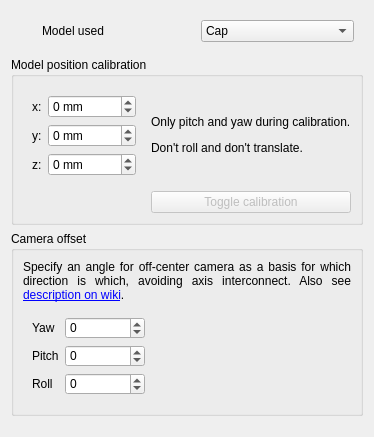
     <widget class="QWidget" name="tab_2">
      <attribute name="title">
       <string>Model</string>
      </attribute>
      <layout class="QVBoxLayout" name="verticalLayout_2">
       <item>
        <widget class="QFrame" name="frame_6">
         <property name="sizePolicy">
          <sizepolicy hsizetype="Preferred" vsizetype="Fixed">
           <horstretch>0</horstretch>
           <verstretch>0</verstretch>
          </sizepolicy>
         </property>
         <property name="styleSheet">
          <string notr="true">QFrame { border: 0; }</string>
         </property>
         <property name="frameShape">
          <enum>QFrame::NoFrame</enum>
         </property>
         <property name="frameShadow">
          <enum>QFrame::Raised</enum>
         </property>
         <property name="lineWidth">
          <number>0</number>
         </property>
         <layout class="QGridLayout" name="gridLayout_17">
          <property name="leftMargin">
           <number>31</number>
          </property>
          <item row="0" column="0">
           <widget class="QLabel" name="label_31">
            <property name="text">
             <string>Model used</string>
            </property>
           </widget>
          </item>
          <item row="0" column="1">
           <widget class="QComboBox" name="model_used">
            <property name="sizeAdjustPolicy">
             <enum>QComboBox::AdjustToMinimumContentsLength</enum>
            </property>
            <property name="iconSize">
             <size>
              <width>32</width>
              <height>32</height>
             </size>
            </property>
            <item>
             <property name="text">
              <string>Cap</string>
             </property>
             <property name="icon">
              <iconset resource="ui-res.qrc">
               <normaloff>:/images/trackhat-hat.png</normaloff>:/images/trackhat-hat.png</iconset>
             </property>
            </item>
            <item>
             <property name="text">
              <string>Clip</string>
             </property>
             <property name="icon">
              <iconset resource="ui-res.qrc">
               <normaloff>:/images/trackhat-clip-right.png</normaloff>:/images/trackhat-clip-right.png</iconset>
             </property>
            </item>
            <item>
             <property name="text">
              <string>Clip left-handed</string>
             </property>
             <property name="icon">
              <iconset resource="ui-res.qrc">
               <normaloff>:/images/trackhat-clip-left.png</normaloff>:/images/trackhat-clip-left.png</iconset>
             </property>
            </item>
           </widget>
          </item>
         </layout>
        </widget>
       </item>
       <item>
        <widget class="QGroupBox" name="groupBox_10">
         <property name="sizePolicy">
          <sizepolicy hsizetype="Preferred" vsizetype="Maximum">
           <horstretch>0</horstretch>
           <verstretch>0</verstretch>
          </sizepolicy>
         </property>
         <property name="title">
          <string>Model position calibration</string>
         </property>
         <layout class="QGridLayout" name="gridLayout_11">
          <item row="0" column="0">
           <widget class="QFrame" name="frame_3">
            <property name="frameShape">
             <enum>QFrame::NoFrame</enum>
            </property>
            <property name="frameShadow">
             <enum>QFrame::Raised</enum>
            </property>
            <layout class="QGridLayout" name="gridLayout_12">
             <item row="0" column="0">
              <widget class="QLabel" name="label_61">
               <property name="sizePolicy">
                <sizepolicy hsizetype="Maximum" vsizetype="Preferred">
                 <horstretch>0</horstretch>
                 <verstretch>0</verstretch>
                </sizepolicy>
               </property>
               <property name="text">
                <string>x:</string>
               </property>
              </widget>
             </item>
             <item row="0" column="1">
              <widget class="QSpinBox" name="tx_spin">
               <property name="suffix">
                <string> mm</string>
               </property>
               <property name="minimum">
                <number>-65535</number>
               </property>
               <property name="maximum">
                <number>65536</number>
               </property>
              </widget>
             </item>
             <item row="1" column="0">
              <widget class="QLabel" name="label_62">
               <property name="sizePolicy">
                <sizepolicy hsizetype="Maximum" vsizetype="Preferred">
                 <horstretch>0</horstretch>
                 <verstretch>0</verstretch>
                </sizepolicy>
               </property>
               <property name="text">
                <string>y:</string>
               </property>
              </widget>
             </item>
             <item row="1" column="1">
              <widget class="QSpinBox" name="ty_spin">
               <property name="suffix">
                <string> mm</string>
               </property>
               <property name="minimum">
                <number>-65535</number>
               </property>
               <property name="maximum">
                <number>65536</number>
               </property>
              </widget>
             </item>
             <item row="2" column="0">
              <widget class="QLabel" name="label_66">
               <property name="sizePolicy">
                <sizepolicy hsizetype="Maximum" vsizetype="Preferred">
                 <horstretch>0</horstretch>
                 <verstretch>0</verstretch>
                </sizepolicy>
               </property>
               <property name="text">
                <string>z:</string>
               </property>
              </widget>
             </item>
             <item row="2" column="1">
              <widget class="QSpinBox" name="tz_spin">
               <property name="suffix">
                <string> mm</string>
               </property>
               <property name="minimum">
                <number>-65535</number>
               </property>
               <property name="maximum">
                <number>65536</number>
               </property>
              </widget>
             </item>
            </layout>
           </widget>
          </item>
          <item row="0" column="1">
           <widget class="QLabel" name="label_59">
            <property name="text">
             <string>&lt;html&gt;&lt;head/&gt;&lt;body&gt;&lt;p&gt;Only pitch and yaw during calibration.&lt;/p&gt;&lt;p&gt;Don't roll and don't translate.&lt;/p&gt;&lt;/body&gt;&lt;/html&gt;</string>
            </property>
           </widget>
          </item>
          <item row="2" column="1">
           <widget class="QPushButton" name="tcalib_button">
            <property name="enabled">
             <bool>false</bool>
            </property>
            <property name="text">
             <string>Toggle calibration</string>
            </property>
            <property name="checkable">
             <bool>true</bool>
            </property>
           </widget>
          </item>
         </layout>
        </widget>
       </item>
       <item>
        <widget class="QGroupBox" name="groupBox_5">
         <property name="title">
          <string>Camera offset</string>
         </property>
         <layout class="QGridLayout" name="gridLayout_6">
          <item row="2" column="0">
           <widget class="QLabel" name="label_17">
            <property name="text">
             <string>&lt;html&gt;&lt;head/&gt;&lt;body&gt;&lt;p&gt;Specify an angle for off-center camera as a basis for which direction is which, avoiding axis interconnect. Also see &lt;a href=&quot;https://github.com/opentrack/opentrack/wiki/choosing-camera-offset&quot;&gt;&lt;span style=&quot; text-decoration: underline; color:#0000ff;&quot;&gt;description on wiki&lt;/span&gt;&lt;/a&gt;.&lt;/p&gt;&lt;/body&gt;&lt;/html&gt;</string>
            </property>
            <property name="alignment">
             <set>Qt::AlignJustify|Qt::AlignVCenter</set>
            </property>
            <property name="wordWrap">
             <bool>true</bool>
            </property>
            <property name="margin">
             <number>2</number>
            </property>
            <property name="openExternalLinks">
             <bool>true</bool>
            </property>
           </widget>
          </item>
          <item row="3" column="0" alignment="Qt::AlignLeft">
           <widget class="QGroupBox" name="groupBox_3">
            <property name="styleSheet">
             <string notr="true">QGroupBox
{
	border: 0;
}</string>
            </property>
            <layout class="QGridLayout" name="gridLayout_7">
             <item row="2" column="0">
              <widget class="QLabel" name="label_21">
               <property name="text">
                <string>Roll</string>
               </property>
              </widget>
             </item>
             <item row="2" column="1">
              <widget class="QSpinBox" name="camera_roll">
               <property name="minimumSize">
                <size>
                 <width>80</width>
                 <height>0</height>
                </size>
               </property>
               <property name="minimum">
                <number>-180</number>
               </property>
               <property name="maximum">
                <number>180</number>
               </property>
              </widget>
             </item>
             <item row="0" column="1">
              <widget class="QSpinBox" name="camera_yaw">
               <property name="minimumSize">
                <size>
                 <width>80</width>
                 <height>0</height>
                </size>
               </property>
               <property name="minimum">
                <number>-180</number>
               </property>
               <property name="maximum">
                <number>180</number>
               </property>
              </widget>
             </item>
             <item row="1" column="0">
              <widget class="QLabel" name="label_19">
               <property name="text">
                <string>Pitch</string>
               </property>
              </widget>
             </item>
             <item row="1" column="1">
              <widget class="QSpinBox" name="camera_pitch">
               <property name="minimumSize">
                <size>
                 <width>80</width>
                 <height>0</height>
                </size>
               </property>
               <property name="minimum">
                <number>-180</number>
               </property>
               <property name="maximum">
                <number>180</number>
               </property>
              </widget>
             </item>
             <item row="0" column="0">
              <widget class="QLabel" name="label_18">
               <property name="text">
                <string>Yaw</string>
               </property>
              </widget>
             </item>
            </layout>
           </widget>
          </item>
         </layout>
        </widget>
       </item>
       <item>
        <spacer name="verticalSpacer_5">
         <property name="orientation">
          <enum>Qt::Vertical</enum>
         </property>
         <property name="sizeHint" stdset="0">
          <size>
           <width>20</width>
           <height>10</height>
          </size>
         </property>
        </spacer>
       </item>
      </layout>
     </widget>
